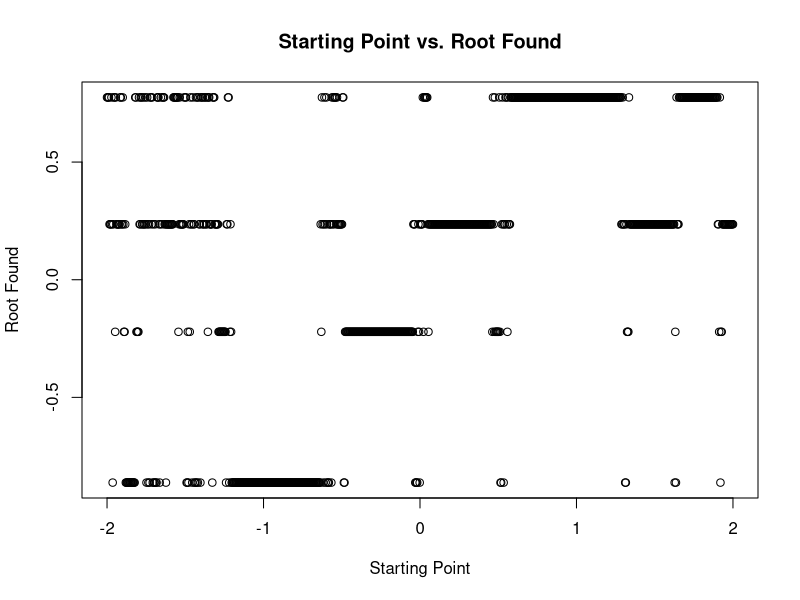

Write R code to recreate this figure. (Note: a time limit stopped this script after it produced the figure.)
## ---- chunk 1
set.seed(1834)
n <- 100
x <- c(seq(0.5, 10, 0.5), seq(0.5, 10, 0.5), seq(0.5, 10, 0.5))
y <- 1 + 2*x + rnorm(60)
beta.boot <- matrix(0, n, 2)
system.time({
for(i in 1:n) {
  samp <- sample(seq(1, 60, by = 1), 60, replace = TRUE)
  boot.set <- data.frame(xb = x[samp], yb = y[samp])
  fit <- lm(yb ~ xb, boot.set)
  beta.boot[i,] <- fit$coefficients
}})
mean(beta.boot[,1])
mean(beta.boot[,2])
## ---- chunk 2
f1 <- function(x) {
  y <- x - (3^(x) - sin(x) + cos(5*x) + x^2 - 1.5) / (log(3)*3^(x) - cos(x) - 5*sin(5*x) + 2*x)
  n <- 0
  while(abs(x - y) > .00001 && n < 100) {
    x <- y
    y <- x - (3^x - sin(x) + cos(5*x) + x^2 - 1.5) / (log(3)*3^x - cos(x) - 5*sin(5*x) + 2*x)
    n <- n + 1
  }
  if(n < 100) {return(y)}
  return(NA)
}
## ---- chunk 3
vec <- cbind(seq(-2, 2, length.out = 1000))
system.time({solutions <- apply(vec, 1, f1)})
plot(vec, solutions, xlab = "Starting Point", ylab = "Root Found", main = "Starting Point vs. Root Found")
## ---- chunk 4
n <- length(x)
f2 <- function(beta1, beta2) {
  x <- c(seq(0.5, 10, 0.5), seq(0.5, 10, 0.5), seq(0.5, 10, 0.5))
  y <- 1 + 2*x + rnorm(60)
  yhat <- beta1 + x * beta2
  MSE2 <- sum((y - yhat)^2) / n
  MSE1 <- MSE2 - 1
  step <- 0.00001
  tolerance <- 0.000001
  count <- 0
  while(abs(MSE2 - MSE1) > tolerance && count < 50000) {
    MSE1 <- MSE2
    beta1 <- beta1 + step * ((2/n) * (sum(y - yhat)))
    beta2 <- beta2 + step * ((2/n) * (sum((y - yhat) * x)))
    yhat <- beta1 + x * beta2
    MSE2 <- sum((y - yhat)^2) / n
    count <- count + 1
  }
  return(cbind(beta1, beta2))
}
## ---- chunk 5
f3 <- function(beta1, beta2) {
  x <- c(seq(0.5, 10, 0.5), seq(0.5, 10, 0.5), seq(0.5, 10, 0.5))
  y <- 1 + 2*x + rnorm(60)
  yhat <- beta1 + x * beta2
  MSE2 <- sum((y - yhat)^2) / n
  MSE1 <- MSE2 - 1
  step <- 0.0000001
  tolerance <- 0.000000001
  count <- 0
  while(abs(MSE2 - MSE1) > tolerance && count < 5000000) {
    MSE1 <- MSE2
    beta1 <- beta1 + step * ((2/n) * (sum(y - yhat)))
    beta2 <- beta2 + step * ((2/n) * (sum(x * (y - yhat))))
    yhat <- beta1 + x * beta2
    MSE2 <- sum((y - yhat)^2) / n
    count <- count + 1
  }
  return(cbind(beta1, beta2))
}
vec <- expand.grid(seq(0,2,0.5), seq(1,3,0.5))
system.time(solutions <- mapply(f3, vec[,1], vec[,2]))
## ---- chunk 6
plot(vec[,1], solutions[1,], xlab = "Input", ylab = "Coefficient Found", main = "Input vs Output for Beta 1")
plot(vec[,2], solutions[2,], xlab = "Input", ylab = "Coefficient Found", main = "Input vs Output for Beta 2")
